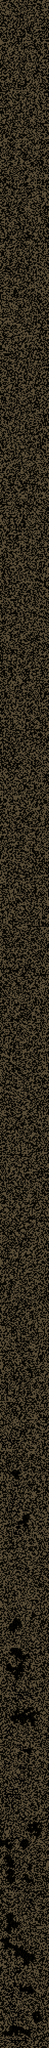

The image is a tile-based game level rendered from a .tmx file. Its description and source (layers, tilesets, objects; grid data summarised) follow:
An orthogonal 48x2000 tile map with 16x16 px tiles, 1 tile layer (Tile Layer 1).

<map version="1.0" orientation="orthogonal" renderorder="right-down" width="48" height="2000" tilewidth="16" tileheight="16" backgroundcolor="#ff5500" nextobjectid="1">
 <tileset firstgid="1" name="2iiwzyv" tilewidth="16" tileheight="16" spacing="1" margin="1">
  <image source="2iiwzyv.png" width="918" height="678" />
 </tileset>
 <layer name="Tile Layer 1" width="48" height="2000">
  <data>[96000 cells, 96000 non-empty, 3 distinct tile ids]</data>
 </layer>
</map>
